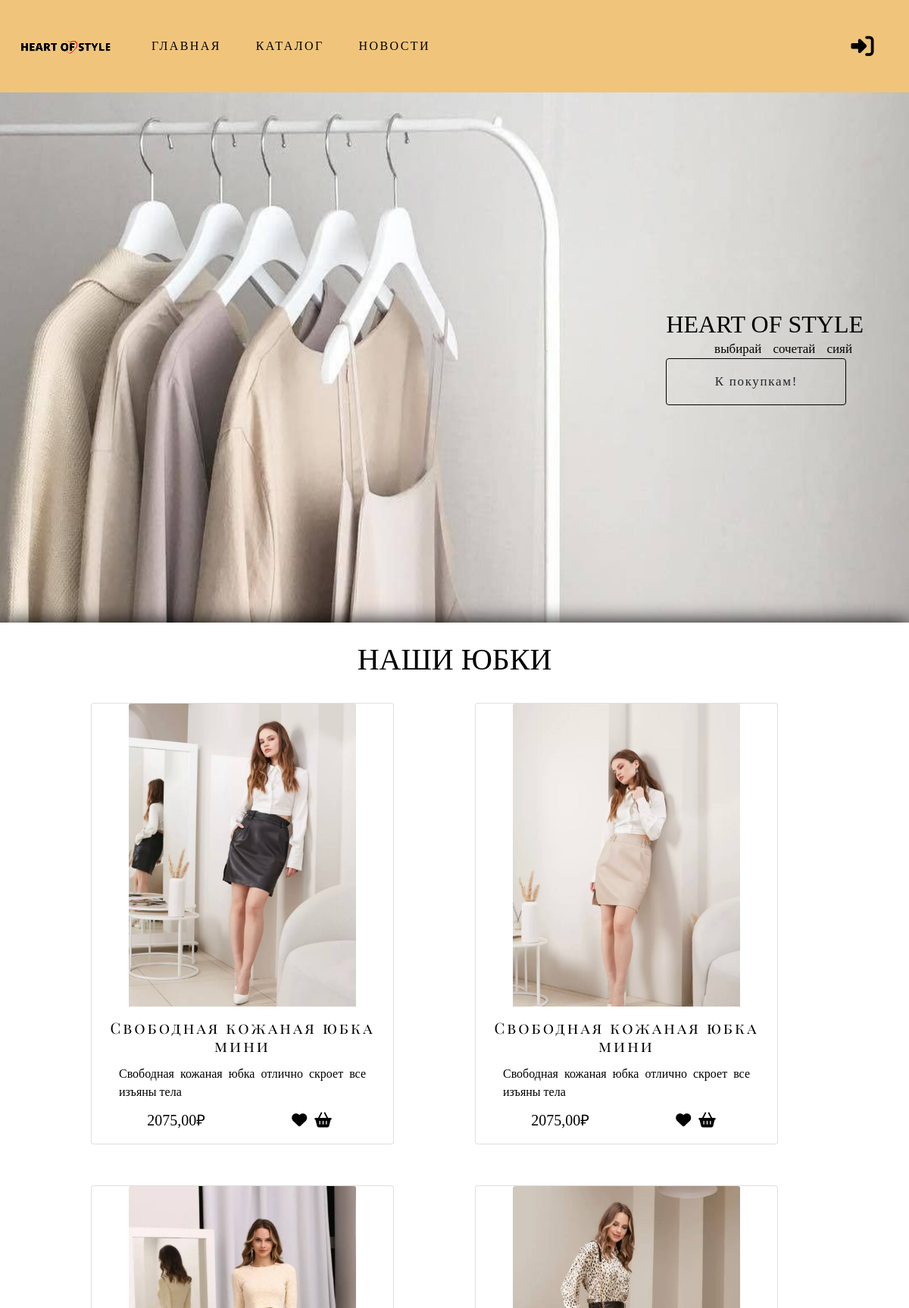
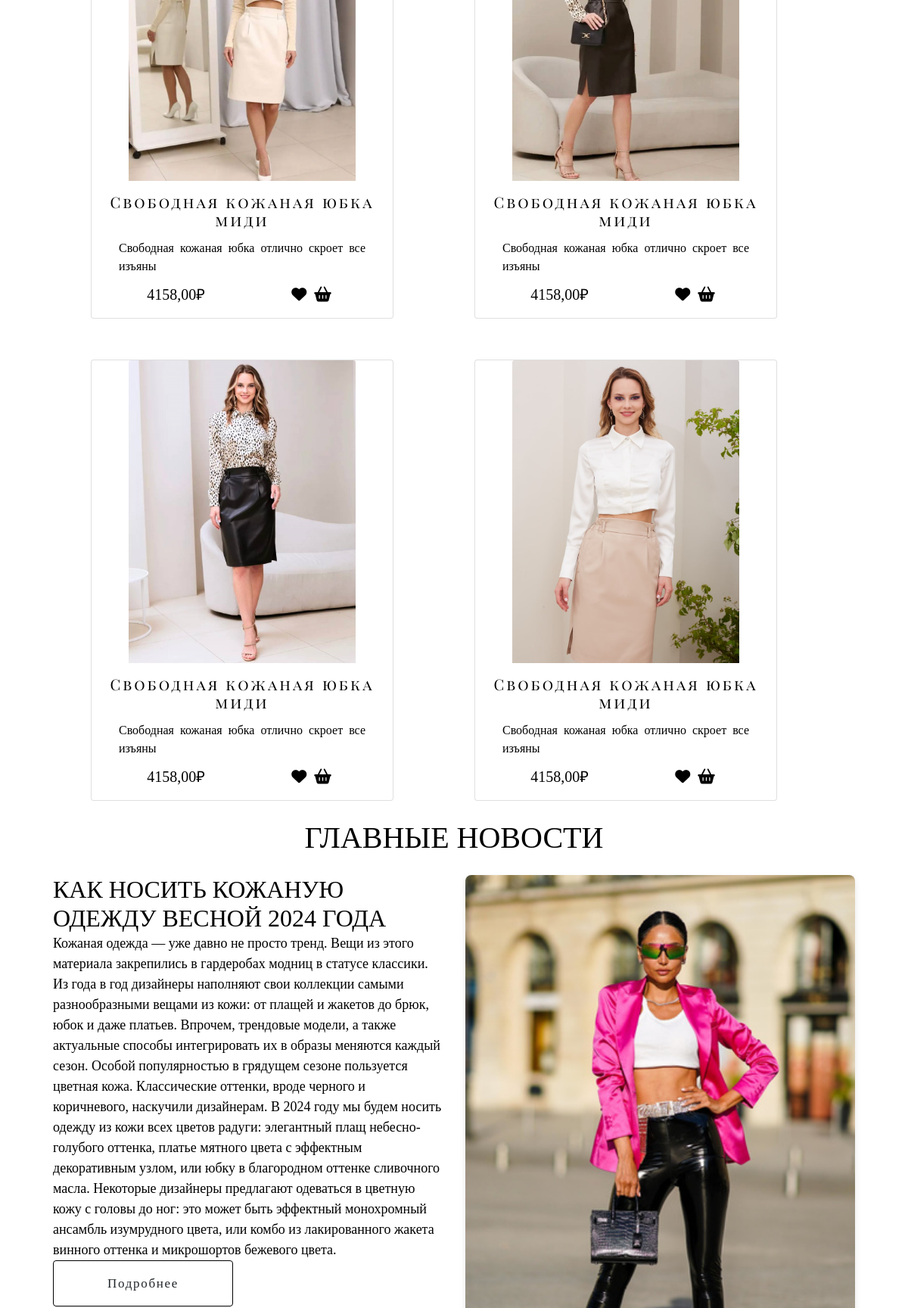
The page / (upper part) on the database its author committed (2 pictures, top to bottom).
### backend/general/models.py (models this page shows, shortened)
class ProductImage(models.Model):
    image = models.ImageField(upload_to='product/')
    product = models.ForeignKey(Product, on_delete=models.CASCADE)
    color = models.ForeignKey(Color, on_delete=models.CASCADE)

class Product(models.Model):
    name = models.CharField(max_length=100)
    description = models.TextField()
    price = models.DecimalField(max_digits=10, decimal_places=2)
    created_at = models.DateTimeField(auto_now_add=True)
    def get_absolute_url(self):
        return reverse('product_detail', args=[str(self.pk)])

### backend/general/views.py (the view)
# urls.py: path('', index, name = 'index'),
def index(request):
    latest_image_ids = (
        ProductImage.objects
        .values('product', 'color')  # Группировка по продукту и цвету
        .annotate(latest_image_id=Max('id'))  # Берём ID последнего изображения в группе
        .order_by('-latest_image_id')[:6]  # Сортируем по новизне и берём 6
    )
    image_ids = [item['latest_image_id'] for item in latest_image_ids]
    products = ProductImage.objects.filter(id__in=image_ids).select_related('product', 'color')
    context = {'products': products}
    return render(request, 'index.html', context)

### frontend/templates/index.html (shortened to what this page needs)
{% extends 'base.html' %}
{%load static%}
{% block content %}
<div class="offer">
    <div class="header_nazvanie">
        <h2 class="header_logo"> Heart of Style</h2>
        <div class="header_devis">
            <p>выбирай</p>
            <p>сочетай</p>
            <p>сияй</p>
        </div>
        <a href="{% url 'catalog'    %}" class="btn">
            <p class="text_btn">К покупкам!</p>
        </a>
    </div>
</div>
<main>
    <section class="section">
        <h1 class="h1">
            Наши юбки
        </h1>
        <div class="row row-cols-1 row-cols-md-2 g-4 catalog">
            {% for image in products %}
            <div class="col">
                <div class="card card__image-wrapper">
                    <a href="{{ image.product.get_absolute_url }}">
                        <img src="{{image.image.url}}" class="card-img-top card_image" alt="{{ image.product.name }}">
                    </a>
                    <div class="card-body card__text">
                        <h5 class="card-title ubka_nazvanie dop-text">
                            <a href="{{ image.product.get_absolute_url }}">{{ image.product.name }}</a>
                        </h5>
                        <p class="card-text card__text-description">{{ image.product.description }}</p>
                        <div class="sail">
                            <p class="card__text-price">{{ image.product.price }}₽</p>
                            <div class="card_sail">
                                <span class="fa-solid fa-heart" href="#"></span>
                                <a href="#" class="add-to-cart-link"
                                   data-product-id="{{ image.product.id }}"
                                   {% if image.color %}data-color-id="{{ image.color.id }}"{% endif %}>
                                    <span class="fa-solid fa-basket-shopping"></span>
                                </a>
                            </div>
                        </div>
                    </div>
                </div>
            </div>
            {% endfor %}
        </div>
        <div class="news">
            <h1>Главные Новости</h1>
            <div class="content-block">
                <div class="text-content">
                    <h2>Как носить кожаную одежду весной 2024 года</h2>
                    <p>Кожаная одежда — уже давно не просто тренд. Вещи из этого материала закрепились
                        в гардеробах модниц в статусе классики. Из года в год дизайнеры наполняют
                        свои коллекции самыми разнообразными вещами из кожи: от плащей и жакетов до
                        брюк, юбок и даже платьев. Впрочем, трендовые модели, а также актуальные способы
                        интегрировать их в образы меняются каждый сезон. Особой популярностью в грядущем
                        сезоне пользуется цветная кожа. Классические оттенки, вроде черного и коричневого,
                        наскучили дизайнерам. В 2024 году мы будем носить одежду из кожи всех цветов радуги:
                        элегантный плащ небесно-голубого оттенка, платье мятного
                        цвета с эффектным декоративным узлом, или юбку в благородном
                        оттенке сливочного маслa. Некоторые дизайнеры предлагают одеваться
                        в цветную кожу с головы до ног: это может быть эффектный монохромный ансамбль
                        изумрудного цвета, или комбо из лакированного жакета
                        винного оттенка и микрошортов бежевого цвета. </p>
                    <a href="#" class="btn">
                        <p class="text_btn">
                            Подробнее
                        </p>
                    </a>
                </div>
                <div class="image-content">
                    <img src="{%static 'img/news1111/news3.jpeg'%}" alt="Пример изображения">
                </div>
            </div>
        </div>
    </section>
</main>
{% endblock %}

### frontend/static/my_css/style.css (style rules this page uses)
:root { --two-color: rgb(207, 162, 84); --main-color: rgb(240, 197, 123); --main-font: "Playfair Display" }
html, body { font-family: "Alegreya Sans"; color: black; font-size: 16px; margin: 0; padding: 0; width: 100%; min-height: 100vh; }
.dop-text { font-family: var(--main-font); }
h1, h2, h3, h4, h5, h6 { padding: 0; margin: 0; text-transform: uppercase; }
h1 { text-align: center; padding-top: 25px; padding-bottom: 25px; }
P { margin-bottom: 0px; }
a.active, a, a:hover, a:visited, a.active:visited { color: black; text-decoration: none; letter-spacing: 0.15em; transition: transform 0.2s; display: inline-block; }
.fa-solid { transition: transform 0.2s; }
.offer { background: url(../img/background.jpg) no-repeat center /cover; display: flex; justify-content: flex-end; align-items: center; height: 700px; }
.header_nazvanie { padding-right: 60px; }
.header_devis { display: flex; justify-content: right; }
.header_devis P { margin-right: 15px; font-size: 17px; }
main { box-shadow: 0 0 25px black; }
section { margin-left: 70px; margin-right: 70px; }
.btn { display: flex; justify-content: center; align-items: center; font-size: 17px; letter-spacing: 0.1em; padding: 17px 47px; width: 238px; border: 1px solid black; }
.text_btn { transition: transform 0.1s; margin: 0; padding: 0; }
.catalog { display: grid; grid-template-columns: repeat(auto-fit, minmax(400px, 1fr)); gap: 30px; padding: 0 50px; }
.card { height: auto; width: 400px; display: grid; align-content: space-evenly; justify-items: center; transition: box-shadow .3s; }
.card_image { width: 300px; height: 400px; object-fit: cover; }
.ubka_nazvanie { text-align: center; font-family: var(--main-font); text-transform: none; }
.card__text-description { padding-top: 5px; padding-left: 20px; padding-right: 20px; text-align: justify; }
.sail { display: flex; padding-top: 10px; font-size: 20px; justify-content: space-around; }
.sail a { padding-right: 5px; padding-left: 5px; }
.news { max-width: 100%; margin: 0 auto; }
.content-block { display: flex; gap: 30px; align-items: flex-start; }
.text-content { flex: 1; font-size: 18px; }
.image-content { flex: 1; }
.image-content img { width: 100%; height: auto; display: block; border-radius: 8px; box-shadow: 0 4px 8px rgba(0, 0, 0, 0.1); }
a, a:hover, a:visited { color: black; text-decoration: none; transition: transform 0.2s; }

### rows shown on the page
ProductImage: image (picture), product.name "Свободная кожаная юбка мини", product.description "Свободная кожаная юбка отлично скроет все изъяны тела", product.price "2075,00"
ProductImage: image (picture), product.name "Свободная кожаная юбка мини", product.description "Свободная кожаная юбка отлично скроет все изъяны тела", product.price "2075,00"
ProductImage: image (picture), product.name "Свободная кожаная юбка миди", product.description "Свободная кожаная юбка отлично скроет все изъяны", product.price "4158,00"
ProductImage: image (picture), product.name "Свободная кожаная юбка миди", product.description "Свободная кожаная юбка отлично скроет все изъяны", product.price "4158,00"
ProductImage: image (picture), product.name "Свободная кожаная юбка миди", product.description "Свободная кожаная юбка отлично скроет все изъяны", product.price "4158,00"
ProductImage: image (picture), product.name "Свободная кожаная юбка миди", product.description "Свободная кожаная юбка отлично скроет все изъяны", product.price "4158,00"
